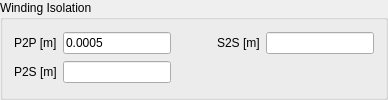
                 <widget class="QGroupBox" name="groupBox_6">
                  <property name="title">
                   <string>Winding Isolation</string>
                  </property>
                  <layout class="QGridLayout" name="gridLayout_8">
                   <item row="1" column="1">
                    <widget class="QLineEdit" name="md_isolation_p2s_lineEdit"/>
                   </item>
                   <item row="0" column="4">
                    <widget class="QLineEdit" name="md_isolation_s2s_lineEdit"/>
                   </item>
                   <item row="1" column="0">
                    <widget class="QLabel" name="label_57">
                     <property name="text">
                      <string>P2S [m]</string>
                     </property>
                    </widget>
                   </item>
                   <item row="0" column="1">
                    <widget class="QLineEdit" name="md_isolation_p2p_lineEdit">
                     <property name="text">
                      <string>0.0005</string>
                     </property>
                    </widget>
                   </item>
                   <item row="0" column="3">
                    <widget class="QLabel" name="label_55">
                     <property name="text">
                      <string>S2S [m]</string>
                     </property>
                    </widget>
                   </item>
                   <item row="0" column="0">
                    <widget class="QLabel" name="label_53">
                     <property name="text">
                      <string>P2P [m]</string>
                     </property>
                    </widget>
                   </item>
                   <item row="0" column="2">
                    <spacer name="horizontalSpacer_18">
                     <property name="orientation">
                      <enum>Qt::Horizontal</enum>
                     </property>
                     <property name="sizeHint" stdset="0">
                      <size>
                       <width>40</width>
                       <height>20</height>
                      </size>
                     </property>
                    </spacer>
                   </item>
                   <item row="1" column="2">
                    <spacer name="horizontalSpacer_19">
                     <property name="orientation">
                      <enum>Qt::Horizontal</enum>
                     </property>
                     <property name="sizeHint" stdset="0">
                      <size>
                       <width>40</width>
                       <height>20</height>
                      </size>
                     </property>
                    </spacer>
                   </item>
                  </layout>
                 </widget>
